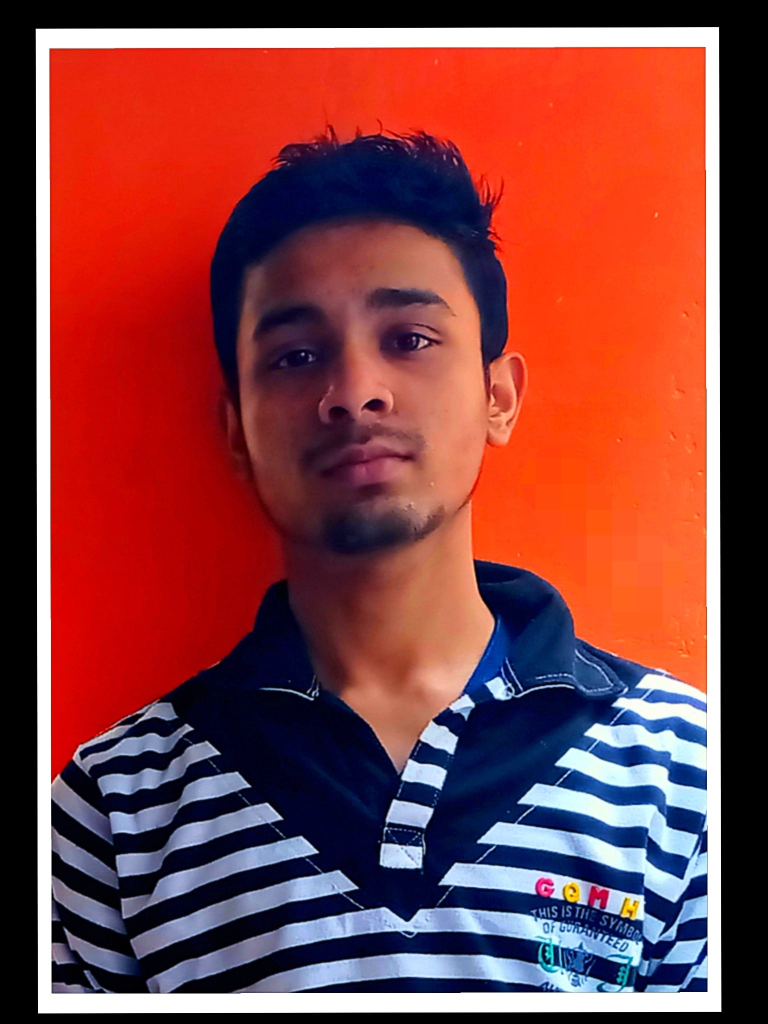
#> input picture Image_Resizer/mohit.jpg, 1536 x 2048 px (shown at 1/2 size)
$ python main.py
#> lines starting #> are read from the running program, lines starting #| are printed output that depends on the picture
import cv2

# Configurable Parameters
source = "mohit.jpg"
destination = 'new_Image.jpg'
scale_percent = 50

src = cv2.imread(source, cv2.IMREAD_UNCHANGED)
#> src is the input picture: shape (2048, 1536, 3); mean B, G, R 64, 63.3, 132.6
# cv2.imshow("My PIC", src)

cv2.waitKey(0)

#percent by which the image is resized

#calculate the 50 percent of original dimensions
new_width = int(src.shape[1] * scale_percent / 100)
#> new_width = 768
new_height = int(src.shape[0] * scale_percent / 100)
#> new_height = 1024

# dsize
dsize = (new_width, new_height)
#> dsize = (768, 1024)

# resize image
output = cv2.resize(src, dsize)
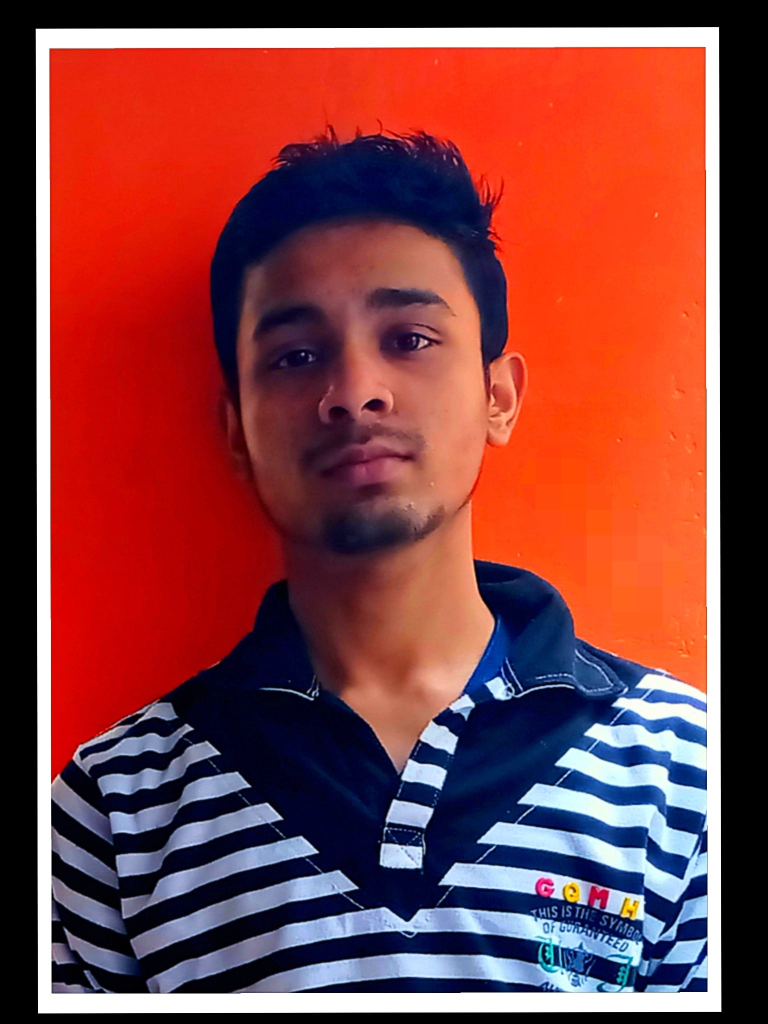
#> output: shape (1024, 768, 3); mean B, G, R 64.1, 63.4, 132.6

cv2.imwrite(destination,output)
# cv2.waitKey(0)
